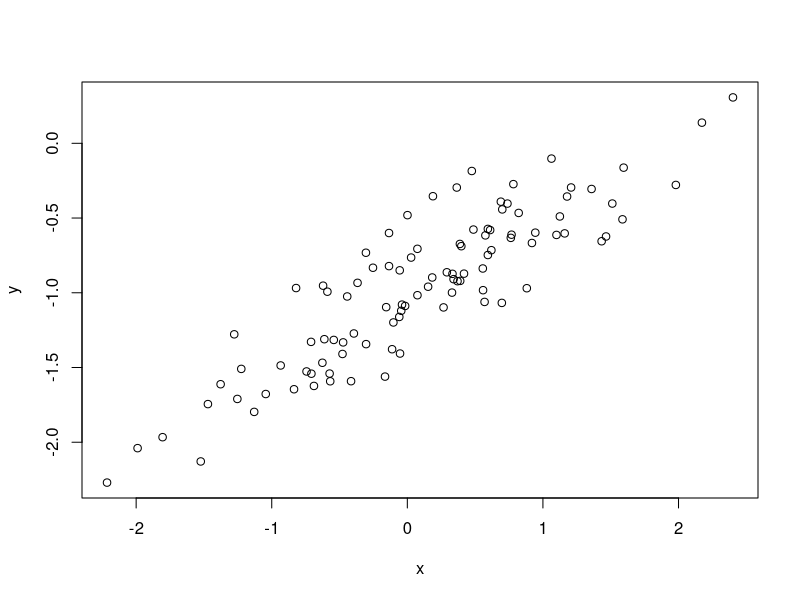

This figure's R source: (Note: this script raises an error after producing the figure.)
# An introduction to statistical learning with applications in R, Exercise 3.7.13
# In this exercise we will create some simulated data and will fit simple linear regression models to it.

# a) Representing a feature X 
set.seed(1)
x=rnorm(100, mean=0,sd=1)

# b) 
eps = rnorm(100, mean=0, sd=0.25)

#c) 
y = -1 +0.5*x+eps
length(y)
#100
#b0 = -1, b1 = 0.5 in this model 

#d) 
plot(x,y)

#e)
lm.fit = lm(y ~ x)
summary(lm.fit)


#f) in terminal 

#g) 
lm.fit2 = lm.fit(y~x+I(x^2))
summary(lm.fit2)
